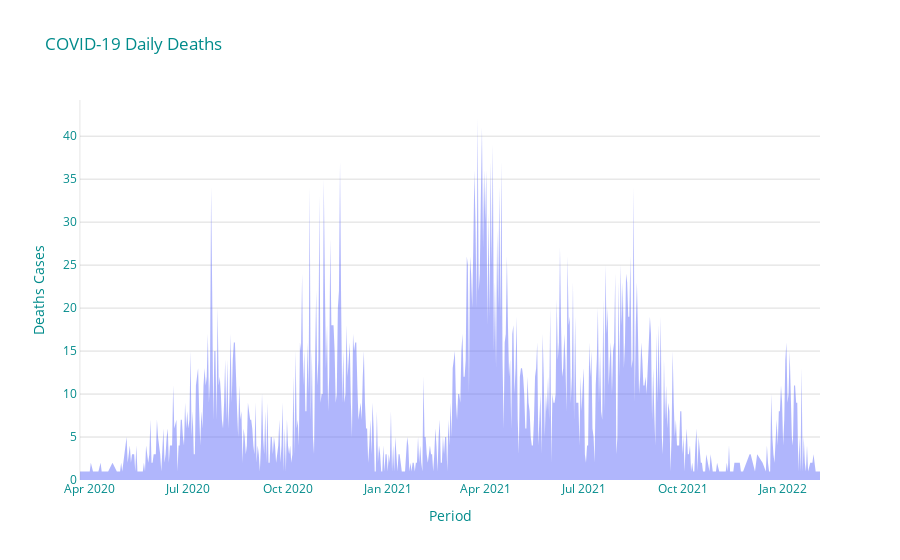

The cell this chart's notebook holds for it:
### Code cell
#filter data for those who died
dead = covid_data[covid_data["outcome_death_Discharge_still_in_hospital_"] == "Dead"]
daily_deaths = dead[[ "date_of_lab_confirmation", "outcome_death_Discharge_still_in_hospital_" ]].\
    groupby("date_of_lab_confirmation")["date_of_lab_confirmation"].count().to_frame(name="death_cases").reset_index()
daily_deaths.rename(columns = {"date_of_lab_confirmation": "Date"}, inplace=True)

daily_deaths.to_csv("death_cases.csv")

from plotly.graph_objects import Layout
layout = Layout(plot_bgcolor="rgba(0,0,0,0)")
fig5 = go.Figure(layout=layout)
fig5.add_trace(go.Scatter( x = daily_deaths.Date,  y = daily_deaths.death_cases,mode='none',
                            fill = 'tozeroy', marker = dict(color = "#A3A3A3")))
fig5.update_layout(title = "COVID-19 Daily Deaths", font_color = "darkcyan")
fig5.update_yaxes(title =  "Deaths Cases", showline=True, linewidth = 0.2, linecolor = "gray", gridcolor = "gainsboro")
fig5.update_xaxes(title = "Period", showgrid=False)
#fig.show()

### Figure 1 — Plotly figure (JSON) as saved in the notebook; plotly's stock layout.template omitted (floating-point values rounded to 4 significant figures; data arrays with more than 128 entries replaced by an {"elided": "..."} marker saying what was removed)
{"data": [{"fill": "tozeroy", "marker": {"color": "#A3A3A3"}, "mode": "none", "type": "scatter", "x": {"elided": "623 str values"}, "y": {"elided": "623 int values"}}], "layout": {"font": {"color": "darkcyan"}, "plot_bgcolor": "rgba(0,0,0,0)", "title": {"text": "COVID-19 Daily Deaths"}, "xaxis": {"showgrid": false, "title": {"text": "Period"}}, "yaxis": {"gridcolor": "gainsboro", "linecolor": "gray", "linewidth": 0.2, "showline": true, "title": {"text": "Deaths Cases"}}}}
